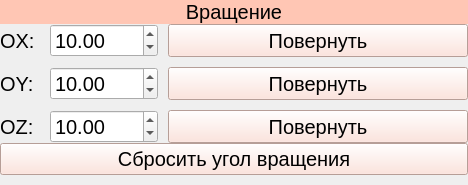
        <widget class="QFrame" name="frame_7">
         <property name="sizePolicy">
          <sizepolicy hsizetype="Preferred" vsizetype="Fixed">
           <horstretch>0</horstretch>
           <verstretch>0</verstretch>
          </sizepolicy>
         </property>
         <property name="font">
          <font>
           <pointsize>15</pointsize>
          </font>
         </property>
         <layout class="QVBoxLayout" name="verticalLayout_4">
          <property name="spacing">
           <number>0</number>
          </property>
          <property name="leftMargin">
           <number>0</number>
          </property>
          <property name="topMargin">
           <number>0</number>
          </property>
          <property name="rightMargin">
           <number>0</number>
          </property>
          <property name="bottomMargin">
           <number>10</number>
          </property>
          <item>
           <widget class="QLabel" name="label_10">
            <property name="sizePolicy">
             <sizepolicy hsizetype="Preferred" vsizetype="Fixed">
              <horstretch>0</horstretch>
              <verstretch>0</verstretch>
             </sizepolicy>
            </property>
            <property name="font">
             <font>
              <pointsize>15</pointsize>
             </font>
            </property>
            <property name="styleSheet">
             <string notr="true">background-color: rgb(255, 198, 180);</string>
            </property>
            <property name="text">
             <string>Вращение</string>
            </property>
            <property name="alignment">
             <set>Qt::AlignCenter</set>
            </property>
           </widget>
          </item>
          <item>
           <layout class="QGridLayout" name="gridLayout_2">
            <property name="spacing">
             <number>10</number>
            </property>
            <item row="0" column="0">
             <widget class="QLabel" name="label_24">
              <property name="sizePolicy">
               <sizepolicy hsizetype="Preferred" vsizetype="Preferred">
                <horstretch>0</horstretch>
                <verstretch>0</verstretch>
               </sizepolicy>
              </property>
              <property name="font">
               <font>
                <pointsize>15</pointsize>
               </font>
              </property>
              <property name="text">
               <string>OX: </string>
              </property>
             </widget>
            </item>
            <item row="1" column="1">
             <widget class="QDoubleSpinBox" name="oy_angle_dsp">
              <property name="sizePolicy">
               <sizepolicy hsizetype="Minimum" vsizetype="Preferred">
                <horstretch>0</horstretch>
                <verstretch>0</verstretch>
               </sizepolicy>
              </property>
              <property name="font">
               <font>
                <pointsize>15</pointsize>
               </font>
              </property>
              <property name="minimum">
               <double>-1000.000000000000000</double>
              </property>
              <property name="maximum">
               <double>1000.000000000000000</double>
              </property>
              <property name="value">
               <double>10.000000000000000</double>
              </property>
             </widget>
            </item>
            <item row="0" column="1">
             <widget class="QDoubleSpinBox" name="ox_angle_dsp">
              <property name="sizePolicy">
               <sizepolicy hsizetype="Minimum" vsizetype="Preferred">
                <horstretch>0</horstretch>
                <verstretch>0</verstretch>
               </sizepolicy>
              </property>
              <property name="font">
               <font>
                <pointsize>15</pointsize>
               </font>
              </property>
              <property name="minimum">
               <double>-1000.000000000000000</double>
              </property>
              <property name="maximum">
               <double>1000.000000000000000</double>
              </property>
              <property name="value">
               <double>10.000000000000000</double>
              </property>
             </widget>
            </item>
            <item row="1" column="0">
             <widget class="QLabel" name="label_25">
              <property name="sizePolicy">
               <sizepolicy hsizetype="Preferred" vsizetype="Preferred">
                <horstretch>0</horstretch>
                <verstretch>0</verstretch>
               </sizepolicy>
              </property>
              <property name="font">
               <font>
                <pointsize>15</pointsize>
               </font>
              </property>
              <property name="text">
               <string>OY: </string>
              </property>
             </widget>
            </item>
            <item row="2" column="0">
             <widget class="QLabel" name="label_26">
              <property name="sizePolicy">
               <sizepolicy hsizetype="Preferred" vsizetype="Preferred">
                <horstretch>0</horstretch>
                <verstretch>0</verstretch>
               </sizepolicy>
              </property>
              <property name="font">
               <font>
                <pointsize>15</pointsize>
               </font>
              </property>
              <property name="text">
               <string>OZ: </string>
              </property>
             </widget>
            </item>
            <item row="2" column="1">
             <widget class="QDoubleSpinBox" name="oz_angle_dsp">
              <property name="sizePolicy">
               <sizepolicy hsizetype="Minimum" vsizetype="Preferred">
                <horstretch>0</horstretch>
                <verstretch>0</verstretch>
               </sizepolicy>
              </property>
              <property name="font">
               <font>
                <pointsize>15</pointsize>
               </font>
              </property>
              <property name="minimum">
               <double>-1000.000000000000000</double>
              </property>
              <property name="maximum">
               <double>1000.000000000000000</double>
              </property>
              <property name="value">
               <double>10.000000000000000</double>
              </property>
             </widget>
            </item>
            <item row="2" column="2">
             <widget class="QPushButton" name="rotate_z_btn">
              <property name="sizePolicy">
               <sizepolicy hsizetype="Minimum" vsizetype="Preferred">
                <horstretch>0</horstretch>
                <verstretch>0</verstretch>
               </sizepolicy>
              </property>
              <property name="minimumSize">
               <size>
                <width>300</width>
                <height>0</height>
               </size>
              </property>
              <property name="font">
               <font>
                <pointsize>15</pointsize>
               </font>
              </property>
              <property name="styleSheet">
               <string notr="true">background-color: rgb(255, 221, 211);</string>
              </property>
              <property name="text">
               <string>Повернуть</string>
              </property>
             </widget>
            </item>
            <item row="1" column="2">
             <widget class="QPushButton" name="rotate_y_btn">
              <property name="sizePolicy">
               <sizepolicy hsizetype="Minimum" vsizetype="Preferred">
                <horstretch>0</horstretch>
                <verstretch>0</verstretch>
               </sizepolicy>
              </property>
              <property name="minimumSize">
               <size>
                <width>300</width>
                <height>0</height>
               </size>
              </property>
              <property name="font">
               <font>
                <pointsize>15</pointsize>
               </font>
              </property>
              <property name="styleSheet">
               <string notr="true">background-color: rgb(255, 221, 211);</string>
              </property>
              <property name="text">
               <string>Повернуть</string>
              </property>
             </widget>
            </item>
            <item row="0" column="2">
             <widget class="QPushButton" name="rotate_x_btn">
              <property name="sizePolicy">
               <sizepolicy hsizetype="Minimum" vsizetype="Preferred">
                <horstretch>0</horstretch>
                <verstretch>0</verstretch>
               </sizepolicy>
              </property>
              <property name="minimumSize">
               <size>
                <width>300</width>
                <height>0</height>
               </size>
              </property>
              <property name="font">
               <font>
                <pointsize>15</pointsize>
               </font>
              </property>
              <property name="styleSheet">
               <string notr="true">background-color: rgb(255, 221, 211);</string>
              </property>
              <property name="text">
               <string>Повернуть</string>
              </property>
             </widget>
            </item>
           </layout>
          </item>
          <item>
           <widget class="QPushButton" name="reset_angles_btn">
            <property name="sizePolicy">
             <sizepolicy hsizetype="Minimum" vsizetype="Preferred">
              <horstretch>0</horstretch>
              <verstretch>0</verstretch>
             </sizepolicy>
            </property>
            <property name="minimumSize">
             <size>
              <width>300</width>
              <height>0</height>
             </size>
            </property>
            <property name="font">
             <font>
              <pointsize>15</pointsize>
             </font>
            </property>
            <property name="styleSheet">
             <string notr="true">background-color: rgb(255, 221, 211);</string>
            </property>
            <property name="text">
             <string>Сбросить угол вращения</string>
            </property>
           </widget>
          </item>
         </layout>
        </widget>
